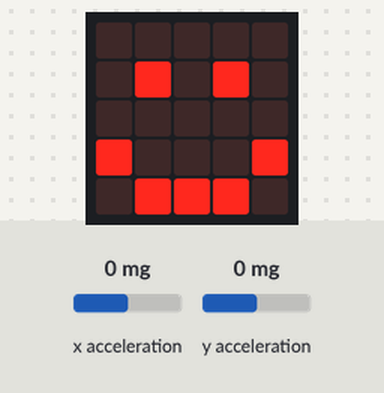
Recording of a program running on a simulated BBC micro:bit (MakeCode). Parts: the board's 5×5 LED display. Inputs (shaded band) come from the test bench; at power-on: x acceleration 0 mg, y acceleration 0 mg.

Above: at 1.2 s.
1.3 s: x acceleration set to -1440 mg
At 2.8 s:
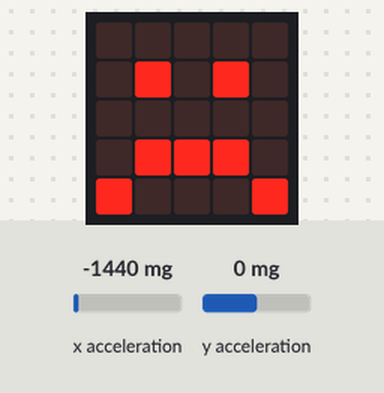
3.3 s: x acceleration set to 0 mg
At 4.1 s:
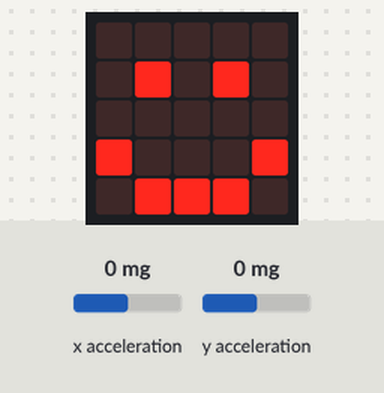
5.2 s: y acceleration set to -1440 mg
At 6.5 s:
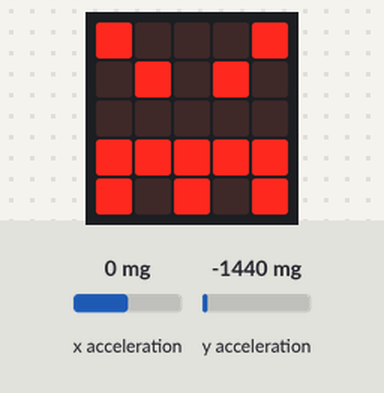
7.0 s: x acceleration set to -750 mg
At 8.9 s:
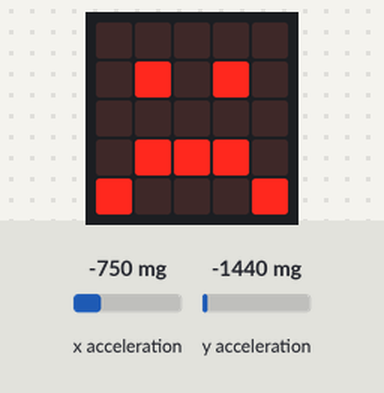
Timing chart, 0 to 9.9 s (numbered marks = the images above; inputs shaded):
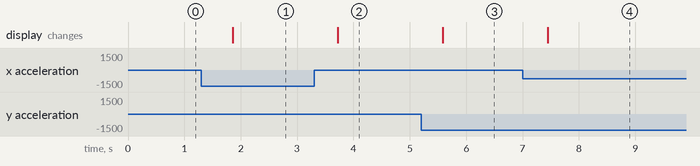

Measured:
- after the input at 1.3 s, the display: changes after 0.56 s (image 1)
- after the input at 3.3 s, the display: changes after 0.42 s (image 2)
- after the input at 5.2 s, the display: changes after 0.38 s (image 3)
- after the input at 7.0 s, the display: changes after 0.44 s (image 4)

The program:

main.ts
```typescript
let x = 0
let y = 0
basic.forever(function () {
    x = input.acceleration(Dimension.X)
    y = input.acceleration(Dimension.Y)
    if (Math.abs(x) > 32) {
        basic.showIcon(IconNames.Sad)
    } else if (Math.abs(y) > 32) {
        basic.showIcon(IconNames.Angry)
    } else {
        basic.showIcon(IconNames.Happy)
    }
})
```

test.ts
```typescript
// тестовете отиват тук; това няма да се компилира, когато този пакет се използва като разширение.
```
